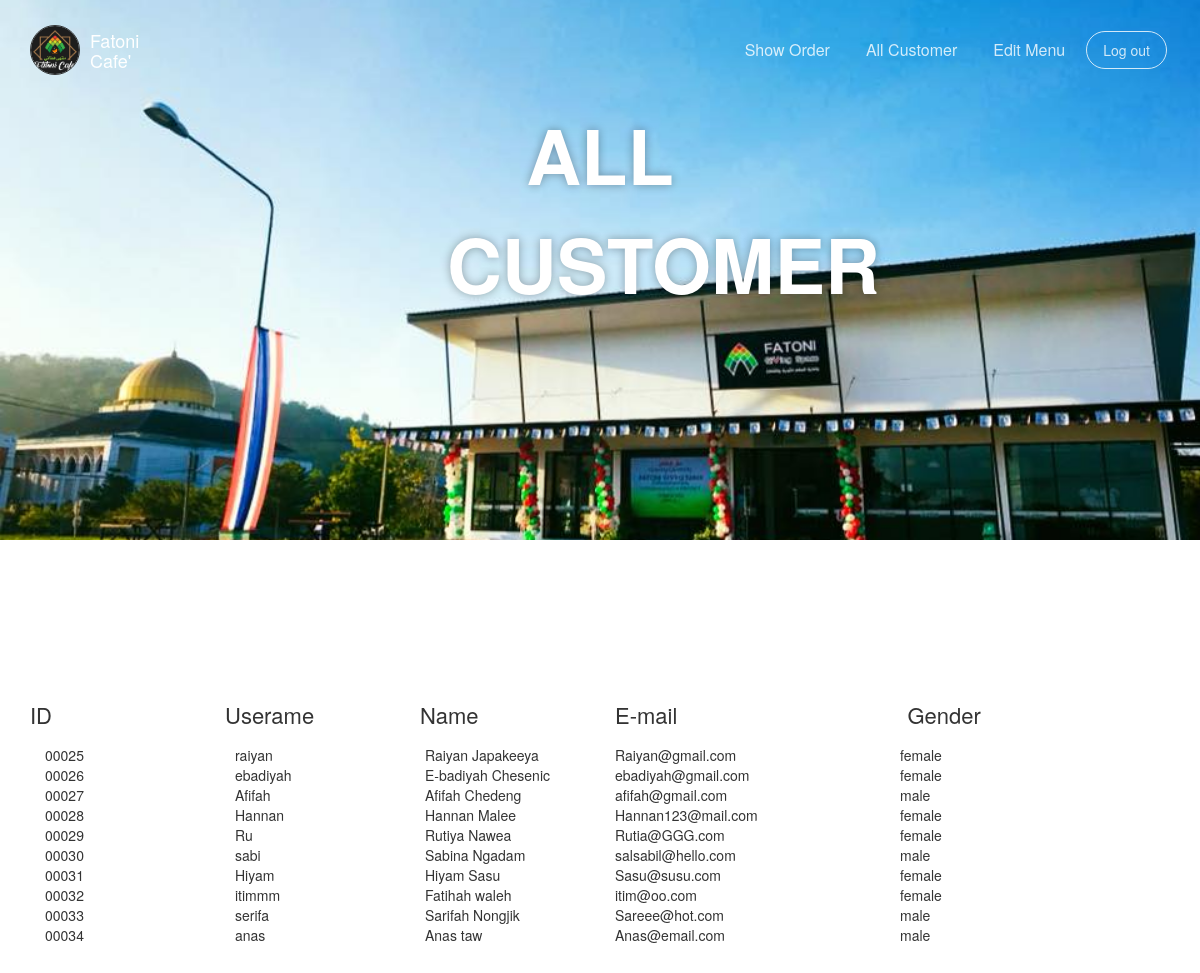
/All_customer.php, run on the app's committed database.
### tables this page shows
CREATE TABLE `customer` (
  `ID_C` int(5) UNSIGNED ZEROFILL NOT NULL,
  `name_c` varchar(30) NOT NULL,
  `email_c` varchar(30) NOT NULL,
  `username_c` varchar(30) NOT NULL,
  `password_c` varchar(30) NOT NULL,
  `gender_c` varchar(10) NOT NULL
);

### All_customer.php (the view, shortened to what this page needs)
<?php
$servername = "localhost";
$server_user = "root";
$server_pass = "";
$dbname = "ftucafe";
$con = new mysqli($servername, $server_user, $server_pass, $dbname);
?>
<!doctype html>
<html lang="en">
<head>
    <link href="bootstrap3/css/bootstrap.css" rel="stylesheet" />
  <link href="assets/css/gsdk.css" rel="stylesheet" />
    <link href="assets/css/demo.css" rel="stylesheet" />
    <link href="bootstrap3/css/font-awesome.css" rel="stylesheet">
</head>
<body>
<div id="navbar-full">
    <div class="container">
        <nav class="navbar navbar-ct-blue navbar-transparent navbar-fixed-top" role="navigation">
          <div class="container">
            <div class="navbar-header">
                <a href="https://is.gd/nXt8pN">
                     <div class="logo-container">
                        <div class="logo">
                            <img src="assets/img/new_logo.jpg">
                        </div>
                        <div class="brand">
                            Fatoni Cafe'
                        </div>
                    </div>
                </a>
            </div>
            <div class="collapse navbar-collapse" id="bs-example-navbar-collapse-1">
              <ul class="nav navbar-nav navbar-right">
                    <li><a href="show_order.php">Show Order</a></li>
                    <li><a href="All_customer.php">All Customer</a></li>
                    <li><a href="editmenu.php">Edit Menu</a></li>
                    <li><a href="http://localhost/food/home.php" class="btn btn-round btn-default">Log out</a></li>
               </ul>
            </div>
          </div>
        </nav>
    </div>
    <div class='blurred-container'>
        <div class="motto">
            <div>ALL CUSTOMER</div>
        </div>
        <div class="img-src" style="background-image: url('assets/img/cover.jpg')"></div>
    </div>
</div>
<div class="main">
    <div class="container tim-container">
       <div class="space-100"></div>
            <div class="row">
                  <thead>
                      <tr>
                        <th><div class="col-md-2 col-sm-6" >
                    <h4>ID</h4>
                </div></th>
                        <th><div class="col-md-2 col-sm-6" >
                    <h4>Userame</h4>
                </div></th>
                        <th><div class="col-md-2 col-sm-6" >
                    <h4>Name</h4>
                </div></th>
                <th><div class="col-md-3 col-sm-6" >
                    <h4>E-mail</h4>
                </div></th>
                <th><div class="col-md-2 col-sm-6" >
                    <h4>Gender</h4>
                </div></th>
                      </tr>
                    </thead>
          </div>
        <?php
        $result = mysqli_query($con, "SELECT * FROM customer");
        while($row = mysqli_fetch_array($result))
        {
          echo '<tr><th><div class="col-md-2 col-sm-6" >'.$row["ID_C"].'</div></th>';
          echo '<tr><th><div class="col-md-2 col-sm-6" >'.$row["username_c"].'</div></th>';
          echo '<tr><th><div class="col-md-2 col-sm-6" >'.$row["name_c"].'</div></th>';
          echo '<tr><th><div class="col-md-3 col-sm-6" >'.$row["email_c"].'</div></th>';
          echo '<tr><th><div class="col-md-2 col-sm-6" >'.$row["gender_c"].'</div></th>';
        }
        ?>
              </div>
            </div>
 <div class="space-100"></div>
</html>

### assets/css/gsdk.css (style rules this page uses)
h1, .h1, h2, .h2, h3, .h3, h4, .h4, h5, .h5, h6, .h6, p, .navbar, .brand, .btn-simple, a, .td-name, td { -moz-osx-font-smoothing: grayscale; -webkit-font-smoothing: antialiased; font-family: "Helvetica Neue","Open Sans",Arial,sans-serif; }
h1, .h1, h2, .h2, h3, .h3, h4, .h4 { font-weight: 400; margin: 30px 0 15px; }
h4, .h4 { font-size: 22px; line-height: 30px; }
body { font-family: "Helvetica Neue","Open Sans",Arial,sans-serif; }
.main { background-color: #FFFFFF; position: relative; }
a { color: #2CA8FF; }
.form-control, .input-group-addon, .tagsinput, .navbar, .navbar .alert { -webkit-transition: all 300ms linear; -moz-transition: all 300ms linear; -o-transition: all 300ms linear; -ms-transition: all 300ms linear; transition: all 300ms linear; }
.btn { border-width: 2px; background-color: transparent; font-weight: 400; opacity: 0.8; filter: alpha(opacity=80); padding: 8px 16px; border-color: #888888; color: #888888; }
.btn-round { border-width: 1px; border-radius: 30px !important; padding: 9px 18px; }
.navbar { border: 0; font-size: 16px; transition: all 0.4s; -webkit-transition: all 0.4s; }
.navbar .navbar-nav > li > a { padding: 10px 15px; margin: 15px 3px; }
.navbar .navbar-nav > li > a.btn { margin: 15px 3px; padding: 8px 16px; }
.navbar .navbar-nav > li > a.btn-round { margin: 16px 3px; }
.navbar .btn { margin: 15px 3px; font-size: 14px; }
.navbar-transparent .navbar-nav > li > a:not(.btn), .navbar-transparent .navbar-nav > li > a.btn-default, [class*="navbar-ct"] .navbar-nav > li > a:not(.btn), [class*="navbar-ct"] .navbar-nav > li > a.btn-default { color: #FFFFFF; border-color: #FFFFFF; opacity: 0.8; filter: alpha(opacity=80); }
.navbar-transparent .btn-default, [class*="navbar-ct"] .btn-default { color: #FFFFFF; border-color: #FFFFFF; }
.navbar-ct-blue { background-color: rgba(52, 172, 220, 0.98); }
.navbar-transparent { padding-top: 15px; background-color: transparent; border-bottom: 1px solid transparent; }

### assets/css/demo.css (style rules this page uses)
.tim-container { background: #ffffff; }
#navbar-full .navbar { border-radius: 0 !important; margin-bottom: 0; }
.main { background-color: #FFFFFF; }
.space-100 { height: 100px; display: block; width: 100%; }
.blurred-container { position:relative; width:100%; height:540px; top:0; left:0; }
.blurred-container > .img-src { position:fixed; width:100%; height:540px; background-repeat:no-repeat; background-size:cover; background-position: center center; }
.logo-container { margin-top: 10px; }
.logo-container .logo { overflow: hidden; border-radius: 50%; border: 1px solid #333333; height: 50px; width: 50px; float: left; }
.logo-container .logo img { width: 100%; }
.logo-container .brand { font-size: 18px; color: #FFFFFF; float: left; height: 50px; line-height: 20px; margin-left: 10px; margin-top: 5px; width: 60px; }
.blurred-container .motto { color: #FFFFFF; font-size: 76px; font-weight: 600; text-align: center; text-shadow: 0 0 10px rgba(0, 0, 0, 0.33); text-transform: uppercase; top: 100px; z-index: 3; display: block; margin: 0 auto; position: relative; width: 306px; height: 0; }
.main { background-color: #FFFFFF; position: relative; }

### data on the page
customer: ID_C "00025", username_c "raiyan", name_c "Raiyan Japakeeya", email_c "Raiyan@gmail.com", gender_c "female"
customer: ID_C "00026", username_c "ebadiyah", name_c "E-badiyah Chesenic", email_c "ebadiyah@gmail.com", gender_c "female"
customer: ID_C "00027", username_c "Afifah", name_c "Afifah Chedeng", email_c "afifah@gmail.com", gender_c "male"
customer: ID_C "00028", username_c "Hannan", name_c "Hannan Malee", email_c "Hannan123@mail.com", gender_c "female"
customer: ID_C "00029", username_c "Ru", name_c "Rutiya Nawea", email_c "Rutia@GGG.com", gender_c "female"
customer: ID_C "00030", username_c "sabi", name_c "Sabina Ngadam", email_c "salsabil@hello.com", gender_c "male"
customer: ID_C "00031", username_c "Hiyam", name_c "Hiyam Sasu", email_c "Sasu@susu.com", gender_c "female"
customer: ID_C "00032", username_c "itimmm", name_c "Fatihah waleh", email_c "itim@oo.com", gender_c "female"
customer: ID_C "00033", username_c "serifa", name_c "Sarifah Nongjik", email_c "Sareee@hot.com", gender_c "male"
customer: ID_C "00034", username_c "anas", name_c "Anas taw", email_c "Anas@email.com", gender_c "male"
